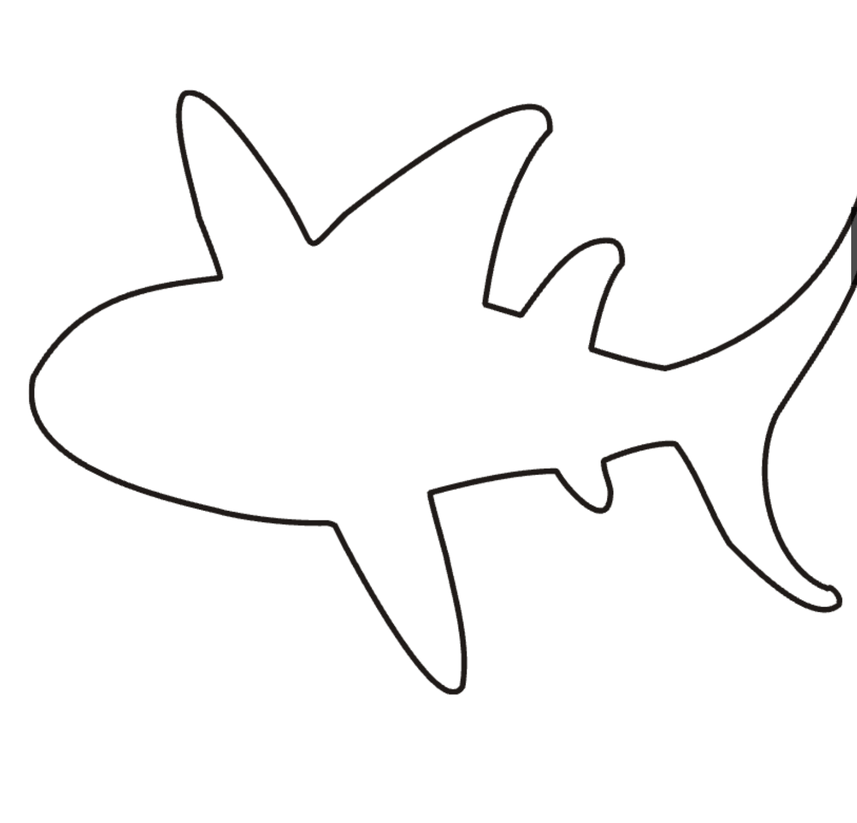
#> input picture lab1/shark.png, 857 x 823 px, shrunk from 1480 x 1422 before the run
$ python index.py
#> lines starting #> are read from the running program, lines starting #| are printed output that depends on the picture; after the words box and inside, x2 and y2 are one past the last pixel; in counts of white or black regions, pixels touching at a corner belong together
import cv2
import numpy as np
import matplotlib.pyplot as plt
from scipy.special import comb

def read_points_from_image(image_path):
    # Read the image
    img = cv2.imread(image_path)
    if img is None:
        raise FileNotFoundError(f"Could not read image: {image_path}")

    # Convert to grayscale
    gray = cv2.cvtColor(img, cv2.COLOR_BGR2GRAY)

    # Apply threshold to create binary image
    # Use THRESH_BINARY_INV if the object is black on white background
    _, thresh = cv2.threshold(gray, 127, 255, cv2.THRESH_BINARY_INV)

    # Find contours
    contours, _ = cv2.findContours(thresh, cv2.RETR_EXTERNAL, cv2.CHAIN_APPROX_SIMPLE)

    # Get the largest contour
    if contours:
        largest_contour = max(contours, key=cv2.contourArea)
        # Ensure points are in shape (N, 2)
        return largest_contour.reshape(-1, 2)
    else:
        return np.array([])

def bezier_point_5th_order(control_points, t):
    """Calculate a point on a 5th order Bezier curve."""
    n = 5 # Order of the curve (degree = n)
    point = np.zeros(2, dtype=np.float64)
    for i in range(n + 1):
        basis = comb(n, i) * (t ** i) * ((1 - t) ** (n - i))
        point += basis * control_points[i]
    return point

def draw_points(points, img_shape, color=(0, 0, 255), radius=2):
    """Draws the contour points as small circles."""
    result_img = np.ones((img_shape[0], img_shape[1], 3), dtype=np.uint8) * 255
    if len(points) == 0:
        return result_img
    for pt in points:
        cv2.circle(result_img, tuple(pt), radius, color, -1) # Use BGR color
    return result_img

def draw_bezier_curve_5th_order_full(points, img_shape, color=(255, 0, 0), thickness=1, num_steps_per_segment=15):
    """Draw the full contour using 5th order Bezier curves."""
    result_img = np.ones((img_shape[0], img_shape[1], 3), dtype=np.uint8) * 255
    n_points = len(points)

    if n_points < 6:
        print("Not enough points for 5th order Bezier curves. Need at least 6.")
        if n_points > 1:
             cv2.polylines(result_img, [points], isClosed=True, color=color, thickness=thickness)
        return result_img

    all_curve_points = []
    t_values = np.linspace(0, 1, num_steps_per_segment, endpoint=False)

    for i in range(n_points):
        control_points = [points[(i + j) % n_points] for j in range(6)]
        for t in t_values:
            curve_pt = bezier_point_5th_order(control_points, t)
            all_curve_points.append(curve_pt.astype(np.int32))

    if all_curve_points:
        cv2.polylines(result_img, [np.array(all_curve_points)], isClosed=True, color=color, thickness=thickness)

    return result_img

# --- Modified Simplified Function ---
def draw_bezier_curve_5th_order_simplified(simplified_points, img_shape, curve_color=(255, 0, 0), point_color=(0, 0, 255), thickness=1, point_radius=3, num_steps_per_segment=15):
    """
    Draws a 5th order Bezier curve based on a *simplified* set of points
    and highlights only those simplified points.
    """
    result_img = np.ones((img_shape[0], img_shape[1], 3), dtype=np.uint8) * 255
    n_points = len(simplified_points)

    if n_points < 6:
        print("Warning: Not enough simplified points for 5th order Bezier curves (need >= 6). Drawing polyline.")
        if n_points > 1:
             cv2.polylines(result_img, [simplified_points], isClosed=True, color=curve_color, thickness=thickness)
        # Draw the simplified points anyway
        for pt in simplified_points:
            cv2.circle(result_img, tuple(pt), point_radius, point_color, -1)
        return result_img

    all_curve_points = []
    t_values = np.linspace(0, 1, num_steps_per_segment, endpoint=False) # endpoint=False avoids duplicating points

    # Generate Bezier curve segments using the simplified points as control points
    for i in range(n_points):
        # Define the 6 control points for the segment starting at simplified_points[i]
        control_points = [simplified_points[(i + j) % n_points] for j in range(6)]
        for t in t_values:
            curve_pt = bezier_point_5th_order(control_points, t)
            all_curve_points.append(curve_pt.astype(np.int32))

    # Draw the curve connecting the calculated points
    if all_curve_points:
        # Ensure the array is contiguous and correctly shaped for polylines
        curve_np = np.array(all_curve_points).reshape(-1, 1, 2)
        cv2.polylines(result_img, [curve_np], isClosed=True, color=curve_color, thickness=thickness)

    # Draw *only* the simplified points used as the basis
    for pt in simplified_points:
        cv2.circle(result_img, tuple(pt), point_radius, point_color, -1) # BGR

    return result_img

def main():
    image_path = "shark.png"
    # --- Parameters ---
    num_steps_per_segment = 15 # Steps for curve smoothness
    # Epsilon for approxPolyDP: Higher value -> fewer points (more simplification)
    # Adjust this value to change the number of points in the simplified view
    epsilon_factor = 0.0003 # Percentage of contour perimeter

    try:
        original_img = cv2.imread(image_path)
#> original_img is the input picture: shape (823, 857, 3); mean B, G, R 248.4, 248.5, 248.6
        if original_img is None:
            raise FileNotFoundError(f"Could not read image: {image_path}.")

        points = read_points_from_image(image_path)
#> in read_points_from_image, `_, thresh = cv2.threshold(gray, 127, 255, cv2.THRESH_BINARY_INV)`:
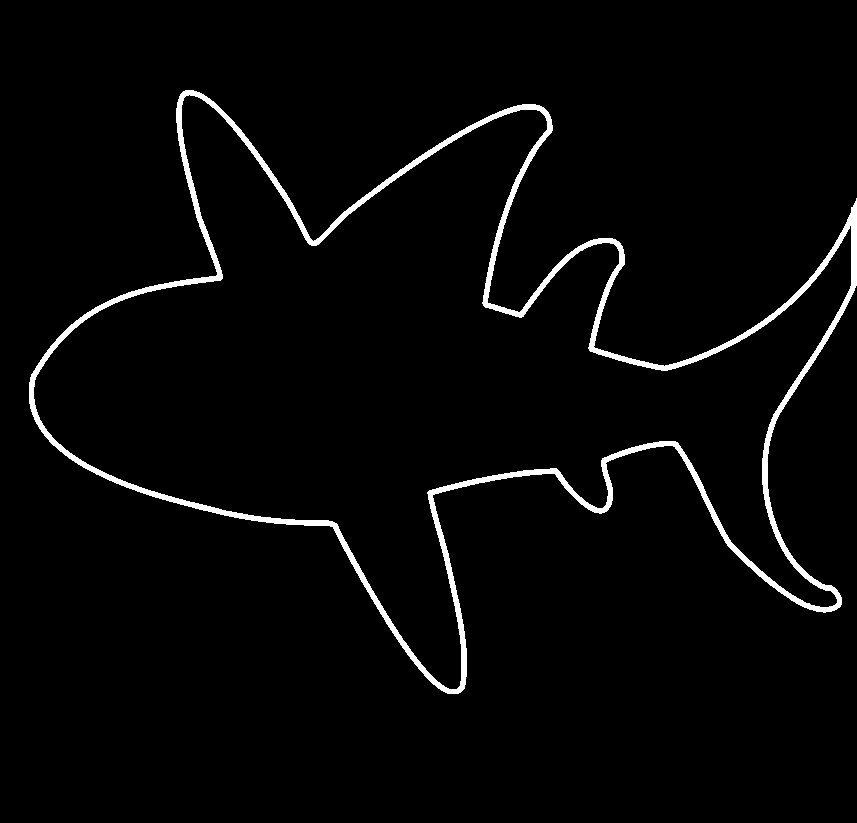
#> thresh: shape (823, 857); 2.8% white; 1 white region
#> in read_points_from_image, `contours, _ = cv2.findContours(thresh, cv2.RETR_EXTERNAL, cv2.CHAIN_AP..`: contours = 1 contour; box (x1, y1, x2, y2) and area: (29, 90, 857, 694) 209080
#> in read_points_from_image, `largest_contour = max(contours, key=cv2.contourArea)`: largest_contour = contour of 1676 points, box (x1, y1, x2, y2) (29, 90, 857, 694), area 209080
#> points = 1676 pairs, first value 29 to 856, second value 90 to 693
        if len(points) == 0:
            print("No contours found in the image.")
            return

        img_shape = original_img.shape[:2]

        # --- Simplify Contour ---
        perimeter = cv2.arcLength(points.reshape(-1, 1, 2), True)
#> perimeter = 3741.1
        epsilon = epsilon_factor * perimeter
#> epsilon = 1.12
        simplified_points = cv2.approxPolyDP(points.reshape(-1, 1, 2), epsilon, True).reshape(-1, 2)
#> simplified_points = 124 pairs, first value 30 to 856, second value 90 to 693
        print(f"Original points: {len(points)}, Simplified points: {len(simplified_points)}")
#| Original points: 1676, Simplified points: 124


        # --- Generate the different views ---
        # Panel 2: Original dense points
        img_points_only = draw_points(points, img_shape, color=(0, 0, 255)) # Red points
#> the loop in draw_points, `for pt in points:` made 1676 passes
#> pt on passes 1 to 3: [185, 90], [184, 91], [183, 91]
#> after the loop in draw_points, `for pt in points:`:
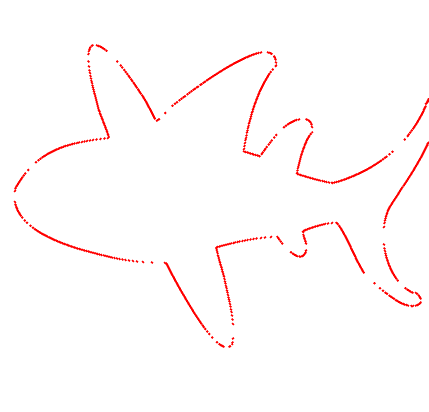
#> result_img: shape (823, 857, 3) (shown at 1/2 size); mean of channels 0, 1, 2 250.8, 250.8, 255; drawn as B, G, R

        # Panel 3: Full Bezier curve using original points
        img_bezier_full = draw_bezier_curve_5th_order_full(
            points, # Use original points
            img_shape,
            color=(255, 0, 0), # Blue curve
            num_steps_per_segment=num_steps_per_segment
        )
#> in draw_bezier_curve_5th_order_full, `n_points = len(points)`: n_points = 1676
#> in draw_bezier_curve_5th_order_full, `cv2.polylines(result_img, [np.array(all_curve_points)], isClosed=True,..`:
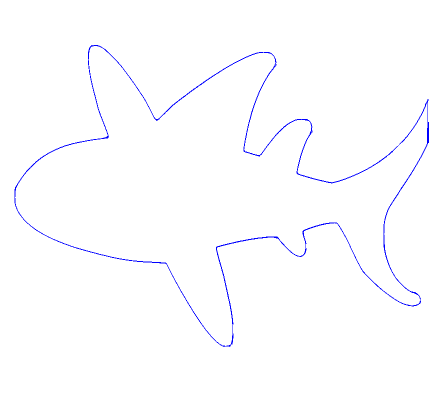
#> result_img: shape (823, 857, 3) (shown at 1/2 size); mean of channels 0, 1, 2 255, 252.7, 252.7; drawn as B, G, R

        # Panel 4: Simplified Bezier curve using simplified points
        img_bezier_simplified = draw_bezier_curve_5th_order_simplified(
            simplified_points, # Use simplified points
            img_shape,
            curve_color=(255, 0, 0), # Blue curve
            point_color=(0, 0, 255), # Red points (only simplified ones)
            num_steps_per_segment=num_steps_per_segment
        )
#> in draw_bezier_curve_5th_order_simplified, `cv2.polylines(result_img, [curve_np], isClosed=True, color=curve_color..`:
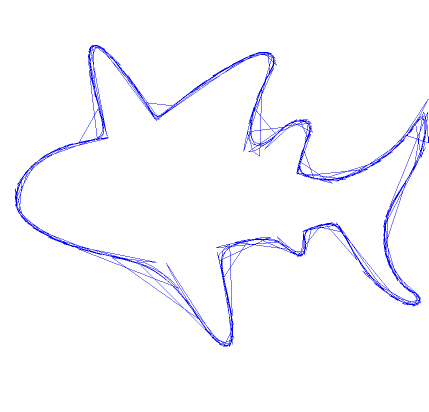
#> result_img: shape (823, 857, 3) (shown at 1/2 size); mean of channels 0, 1, 2 255, 248.8, 248.8; drawn as B, G, R
#> the loop in draw_bezier_curve_5th_order_simplified, `for pt in simplified_points:` made 124 passes
#> pt on passes 1 to 8: [30, 377], [30, 408], [34, 419], [41, 431], [49, 441], [65, 455], [96, 474], [126, 487]
#> after the loop in draw_bezier_curve_5th_order_simplified, `for pt in simplified_points:`:
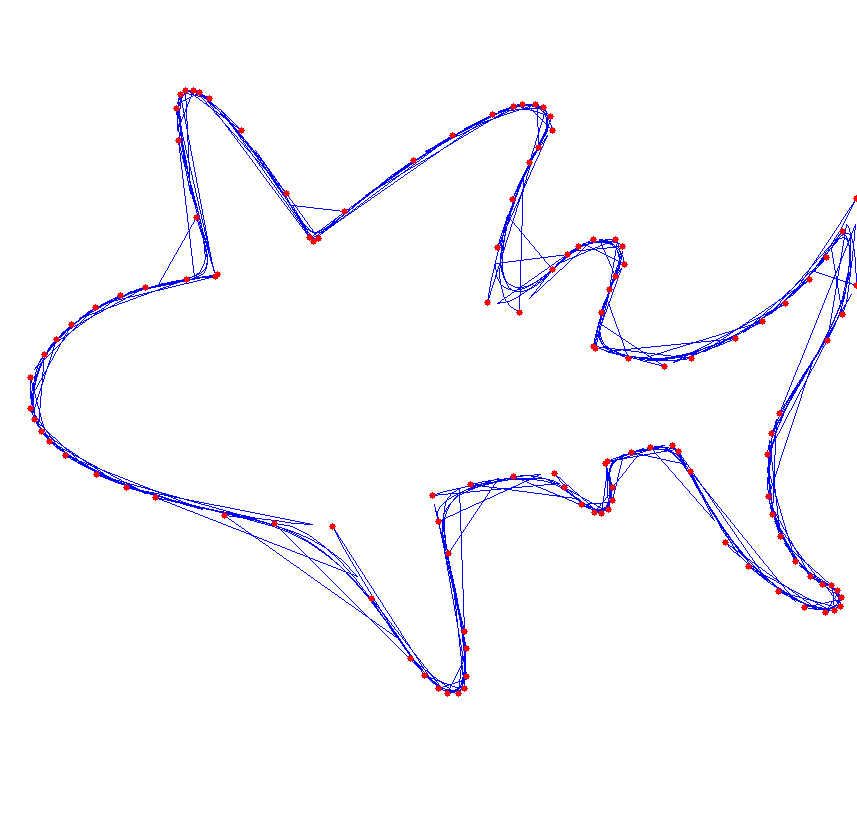
#> result_img: shape (823, 857, 3); 0.5% of pixels changed, all inside (x1, y1, x2, y2) = (27, 87, 857, 697); drawn as B, G, R

        # --- Display results in a 2x2 grid ---
        fig, axs = plt.subplots(2, 2, figsize=(12, 10))
        fig.suptitle('Моделювання контура кривими Безьє 5-го порядку', fontsize=16)

        # Panel 1: Original Image
        axs[0, 0].imshow(cv2.cvtColor(original_img, cv2.COLOR_BGR2RGB))
        axs[0, 0].set_title("Вхідний малюнок (Акула)")
        axs[0, 0].axis('off')

        # Panel 2: Found Contour Points (Original Dense)
        axs[0, 1].imshow(cv2.cvtColor(img_points_only, cv2.COLOR_BGR2RGB))
        axs[0, 1].set_title(f"Знайдені контури ({len(points)} точок)")
        axs[0, 1].axis('off')

        # Panel 3: Full Bezier Curve (Based on Original Points)
        axs[1, 0].imshow(cv2.cvtColor(img_bezier_full, cv2.COLOR_BGR2RGB))
        axs[1, 0].set_title("Повний контур (Безьє 5-го порядку)")
        axs[1, 0].axis('off')

        # Panel 4: Simplified Bezier Curve + Simplified Points
        axs[1, 1].imshow(cv2.cvtColor(img_bezier_simplified, cv2.COLOR_BGR2RGB))
        axs[1, 1].set_title(f"Спрощений контур ({len(simplified_points)} точок)")
        axs[1, 1].axis('off')

        plt.tight_layout(rect=[0, 0.03, 1, 0.95]) # Adjust layout
        plt.show()
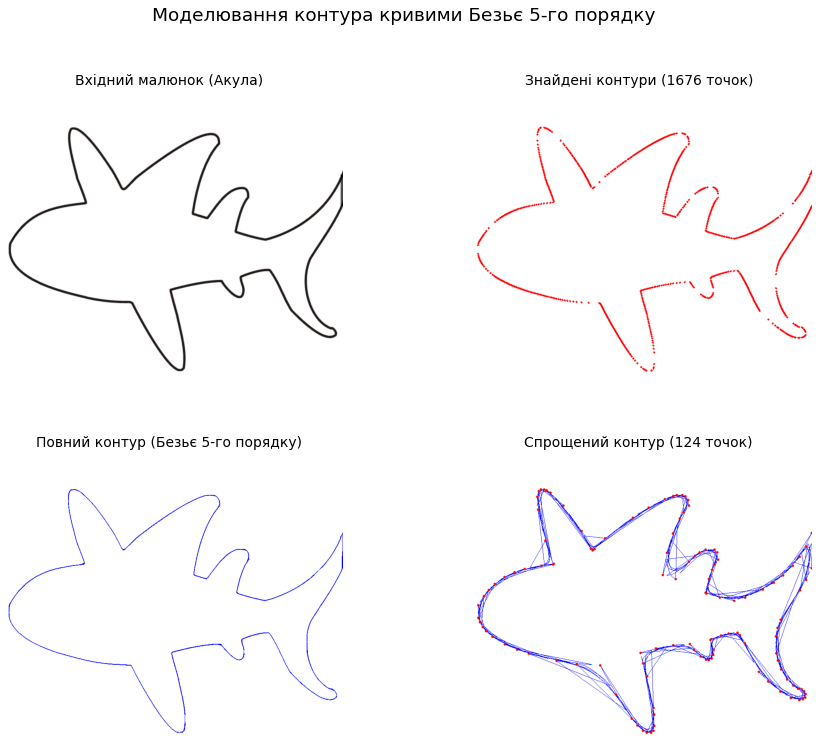
#> figure drawn by matplotlib, 4 panels

    except FileNotFoundError as fnf_error:
         print(f"Error: {fnf_error}")
    except Exception as e:
        print(f"An unexpected error occurred: {e}")

if __name__ == "__main__":
    main()

$ run again, with lab1/cock.png copied over lab1/shark.png
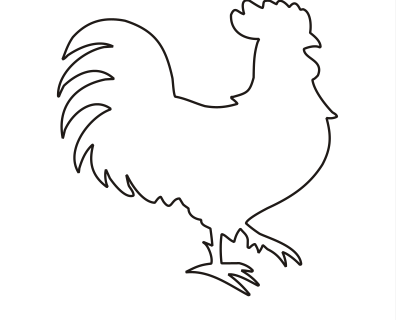
#> input picture lab1/cock.png, 396 x 320 px
#> in main, original_img is the input picture: shape (320, 396, 3); mean B, G, R 246.5, 246.6, 246.8
#> in read_points_from_image, `_, thresh = cv2.threshold(gray, 127, 255, cv2.THRESH_BINARY_INV)`:
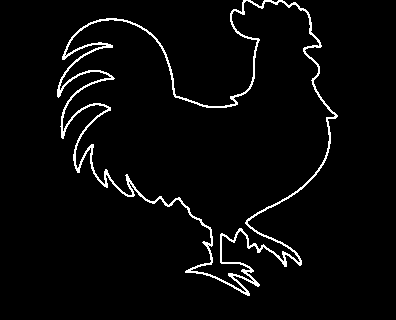
#> thresh: shape (320, 396); 3.5% white in thin lines or dots, all inside (x1, y1, x2, y2) = (57, 0, 338, 296)
#> contours = 1 contour; box (x1, y1, x2, y2) and area: (57, 0, 338, 296) 40936
#> largest_contour = contour of 919 points, box (x1, y1, x2, y2) (57, 0, 338, 296), area 40936
#> points = 919 pairs, first value 57 to 337, second value 0 to 295
#> perimeter = 2036.4
#> epsilon = 0.611
#> simplified_points = 320 pairs, first value 57 to 337, second value 0 to 295
#| Original points: 919, Simplified points: 320
#> the loop in draw_points, `for pt in points:` made 919 passes
#> pt on passes 1 to 3: [243, 0], [243, 1], [242, 2]
#> n_points = 919
#> the loop in draw_bezier_curve_5th_order_simplified, `for pt in simplified_points:` made 320 passes
#> pt on passes 1 to 3: [83, 26], [80, 28], [69, 40]
#> in main, `plt.show()`:
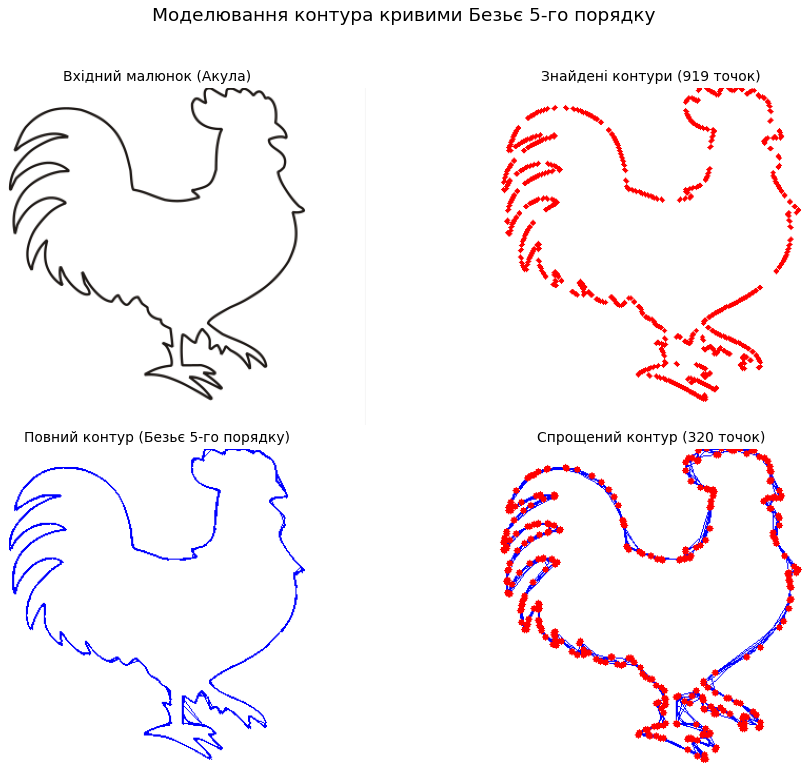
#> figure drawn by matplotlib, 4 panels

$ run again, with lab1/horse.png copied over lab1/shark.png
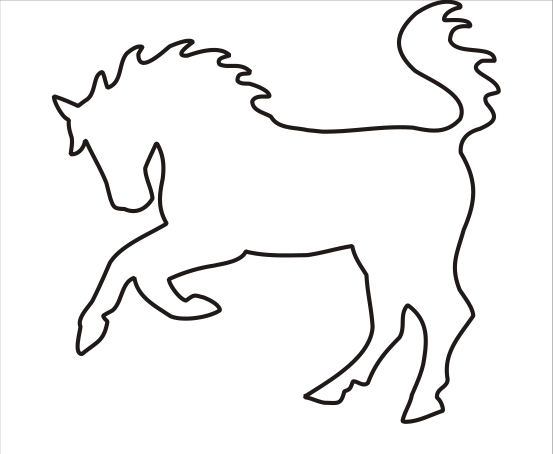
#> input picture lab1/horse.png, 553 x 454 px
#> in main, original_img is the input picture: shape (454, 553, 3); mean B, G, R 243.8, 244, 244.2
#> in read_points_from_image, `_, thresh = cv2.threshold(gray, 127, 255, cv2.THRESH_BINARY_INV)`:
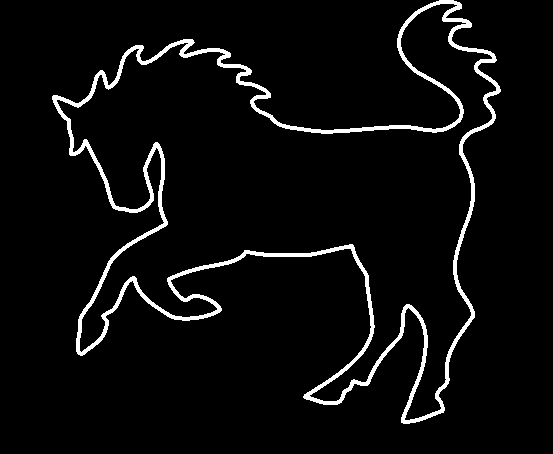
#> thresh: shape (454, 553); 4.6% white; 1 white region
#> contours = 1 contour; box (x1, y1, x2, y2) and area: (52, 0, 501, 424) 83666
#> largest_contour = contour of 1339 points, box (x1, y1, x2, y2) (52, 0, 501, 424), area 83666
#> points = 1339 pairs, first value 52 to 500, second value 0 to 423
#> perimeter = 3023.2
#> epsilon = 0.907
#> simplified_points = 230 pairs, first value 52 to 500, second value 0 to 423
#| Original points: 1339, Simplified points: 230
#> the loop in draw_points, `for pt in points:` made 1339 passes
#> pt on passes 1 to 3: [439, 0], [438, 1], [436, 1]
#> n_points = 1339
#> the loop in draw_bezier_curve_5th_order_full, `for i in range(n_points):` made 1339 passes
#> control_points on passes 1 to 3: [[439, 0], [438, 1], [436, 1], [435, 2], [433, 2], [432, 3]], [[438, 1], [436, 1], [435, 2], [433, 2], [432, 3], [430, 3]], [[436, 1], [435, 2], [433, 2], [432, 3], [430, 3], [429, 4]]
#> the loop in draw_bezier_curve_5th_order_simplified, `for pt in simplified_points:` made 230 passes
#> pt on passes 1 to 3: [461, 4], [453, 0], [439, 0]
#> in main, `plt.show()`:
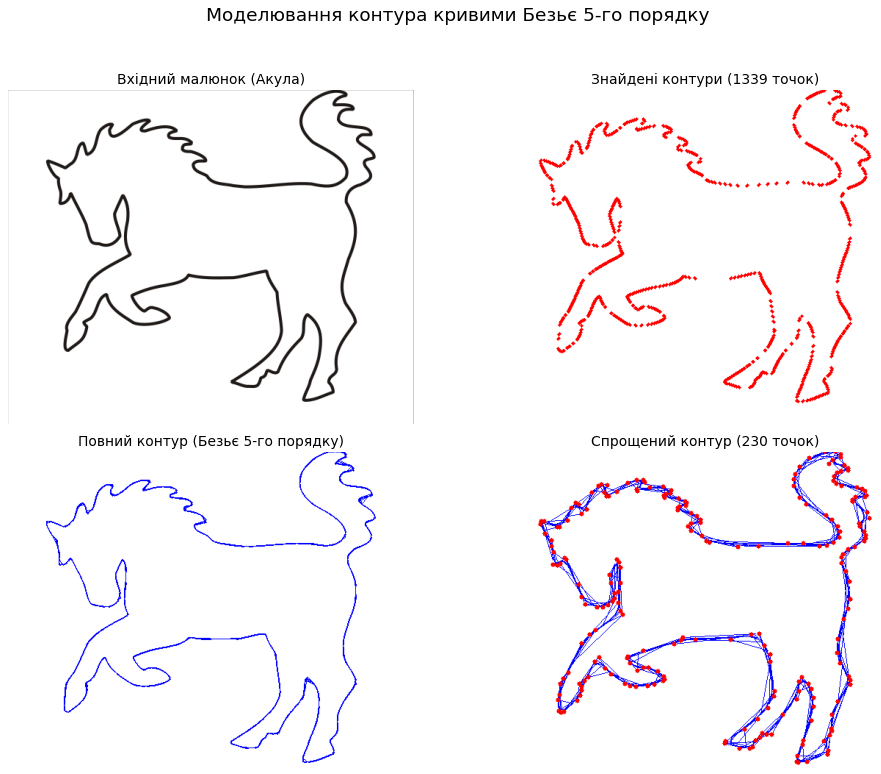
#> figure drawn by matplotlib, 4 panels
